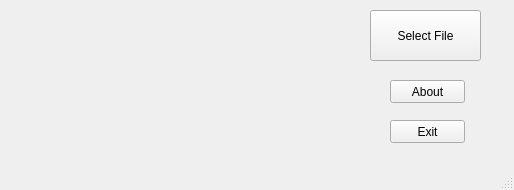
<?xml version="1.0" encoding="UTF-8"?>
<ui version="4.0">
 <class>StartLauncherWindow</class>
 <widget class="QMainWindow" name="StartLauncherWindow">
  <property name="geometry">
   <rect>
    <x>0</x>
    <y>0</y>
    <width>514</width>
    <height>190</height>
   </rect>
  </property>
  <property name="windowTitle">
   <string>VRML - Browser &quot;Limur&quot;</string>
  </property>
  <widget class="QWidget" name="centralwidget">
   <widget class="QPushButton" name="selectFileButton">
    <property name="geometry">
     <rect>
      <x>370</x>
      <y>10</y>
      <width>111</width>
      <height>51</height>
     </rect>
    </property>
    <property name="text">
     <string>Select File</string>
    </property>
   </widget>
   <widget class="QPushButton" name="exitButton">
    <property name="geometry">
     <rect>
      <x>390</x>
      <y>120</y>
      <width>75</width>
      <height>23</height>
     </rect>
    </property>
    <property name="text">
     <string>Exit</string>
    </property>
   </widget>
   <widget class="QPushButton" name="aboutButton">
    <property name="geometry">
     <rect>
      <x>390</x>
      <y>80</y>
      <width>75</width>
      <height>23</height>
     </rect>
    </property>
    <property name="text">
     <string>About</string>
    </property>
   </widget>
   <widget class="QLabel" name="LimurLabel">
    <property name="geometry">
     <rect>
      <x>20</x>
      <y>30</y>
      <width>331</width>
      <height>101</height>
     </rect>
    </property>
    <property name="font">
     <font>
      <pointsize>15</pointsize>
      <weight>75</weight>
      <italic>false</italic>
      <bold>true</bold>
      <underline>false</underline>
      <strikeout>false</strikeout>
      <stylestrategy>PreferAntialias</stylestrategy>
      <kerning>true</kerning>
     </font>
    </property>
    <property name="text">
     <string/>
    </property>
   </widget>
  </widget>
  <widget class="QMenuBar" name="menubar">
   <property name="geometry">
    <rect>
     <x>0</x>
     <y>0</y>
     <width>514</width>
     <height>21</height>
    </rect>
   </property>
  </widget>
  <widget class="QStatusBar" name="statusbar"/>
 </widget>
 <resources/>
 <connections/>
</ui>
